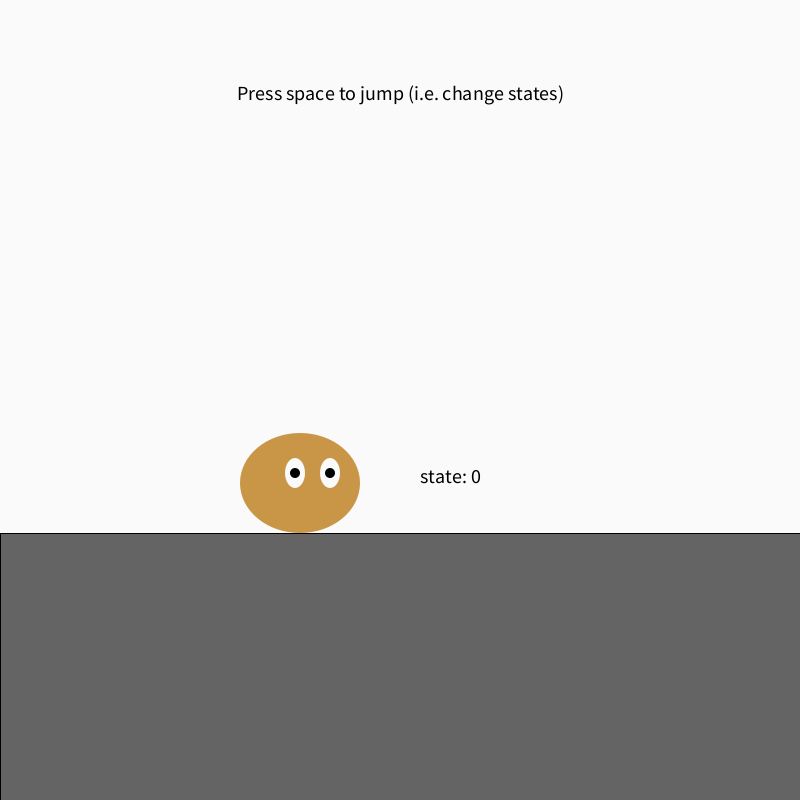
Frame 1 (no input)
Frame 60 (the mouse pressed at the canvas centre just before this capture): identical to frame 1, image omitted
Frame 120 (the mouse held since frame 60 and released just before this capture): identical to frame 1, image omitted

The Processing sketch that drew this single still picture (run headless with seeded random() and noise(); from frame 60 on, the mouse is pressed at the canvas centre):

// Processing sketch: w05_02_characterState
// ── w05_02_characterState.pde
// bryan ma for code 2 sp 19

Character c;

float floor;

void setup() {
  size(800, 800);
  floor = (height*2)/3;
  c = new Character();
  textSize(20);
  textAlign(CENTER);
  //strokeWeight(3);
}

void draw() {
  background(250);
  stroke(0);
  fill(100);
  rect(0, (height*2)/3, width, height);

  fill(0);
  text("Press space to jump (i.e. change states)", width/2, 100);

  text("state: " + c.state, 450, floor - 50);

  c.update();
  c.display();
}

void keyPressed() {
  c.handleInput(key);
}

class Character {
  int state;  // 0 - standing, 1 - in air
  PVector pos;
  PVector vel;
  float grav;
  float w;
  float h;
  float baseh;
  
  Character() {
    w = 120;
    h = 100;
    baseh = 100;
    grav = 0.9;
    pos = new PVector(300, floor - baseh/2);
    vel = new PVector(0, 0);
  }
  
  void display() {
    switch (state) {
      case 0:
        fill(200, 150, 70);
        break;
      case 1:
        fill(200, 70, 190);
        break;
      default:
        break;
    }
    
    noStroke();
    h += ((baseh + vel.y * 2) - h) * 0.3;
    ellipse(pos.x, pos.y, w, h);
    
    fill(250);
    noStroke();
    ellipse(pos.x - 5, pos.y - 10, 20, 30);
    ellipse(pos.x + 30, pos.y - 10, 20, 30);
    
    fill(0);
    ellipse(pos.x - 5, pos.y - 10, 10, 10 + abs(vel.y));
    ellipse(pos.x + 30, pos.y - 10, 10, 10 + abs(vel.y));
  }
  
  
  void update() {
    switch (state) {
      case 0:
        vel.y = 0;
        break;
      case 1:
        pos.add(vel);
        vel.y += grav;
        if (pos.y + vel.y > floor - baseh/2) {
          state = 0;
          pos.y = floor - baseh/2;
        }
        break;
      default:
        break;
    }
  }
  
  void handleInput(char k) {
    println(k);
    switch (state) {
      case 0:
        if (k == ' ') {
          state = 1;
          vel.y = -20;
        }
        break;
      case 1:
        break;
      default:
        break;
    }
  }
}
